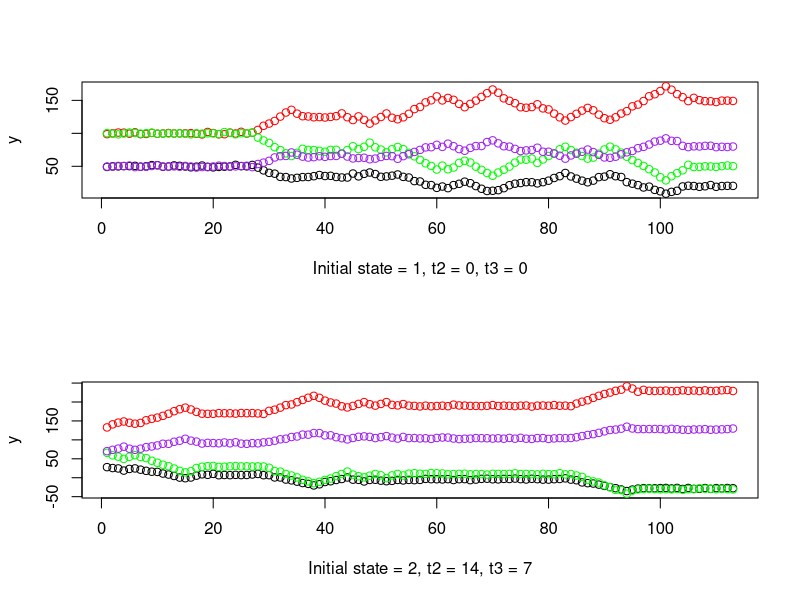
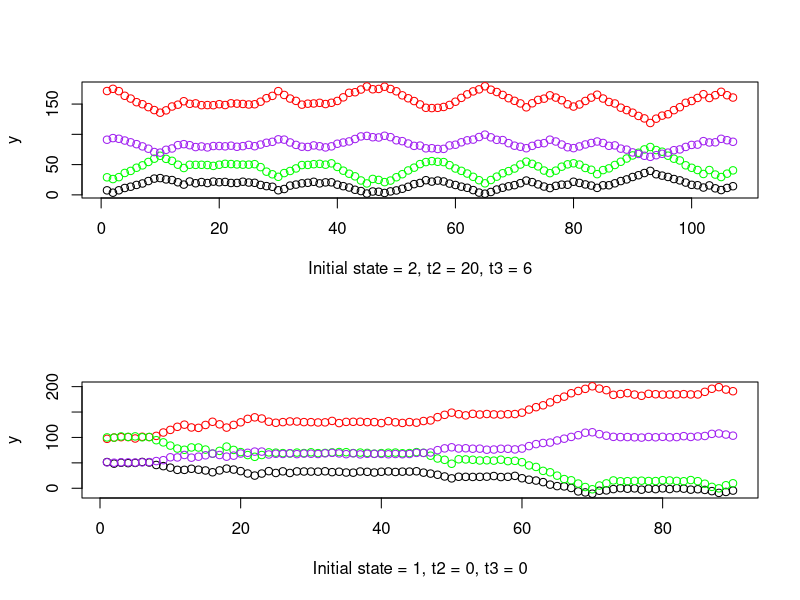
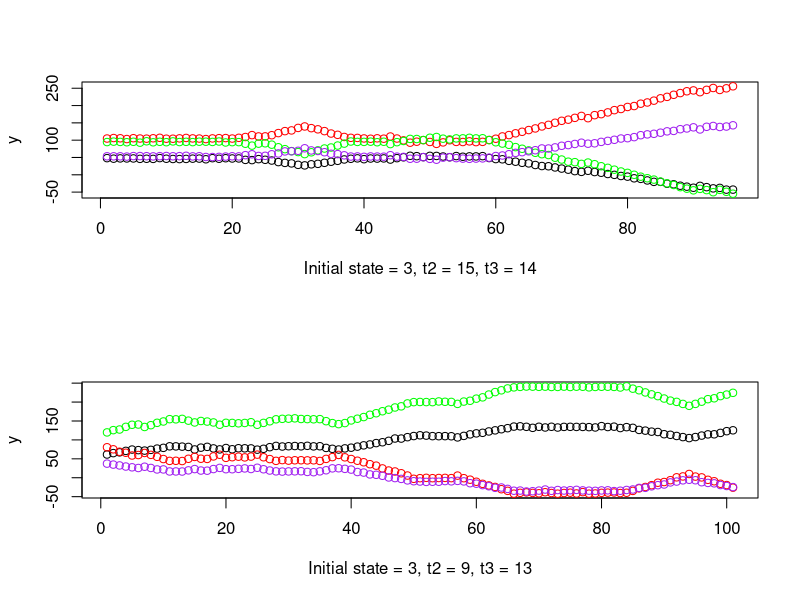
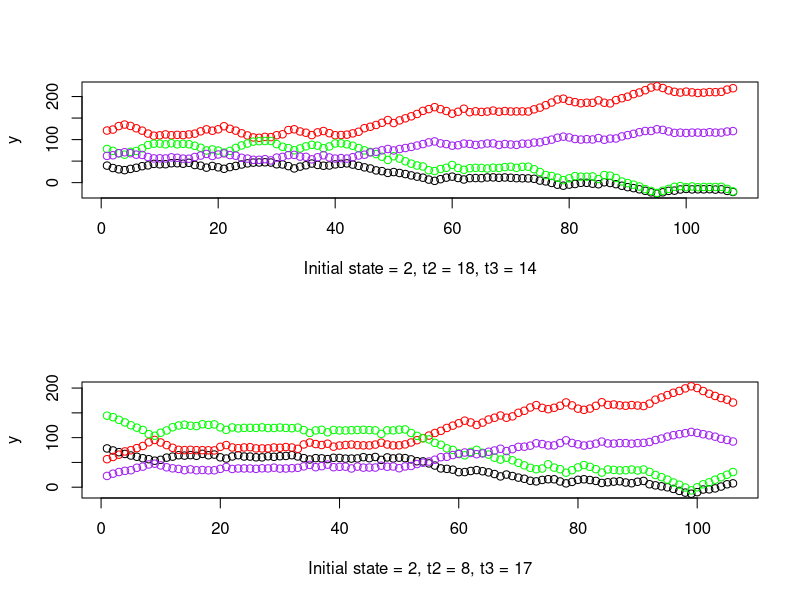
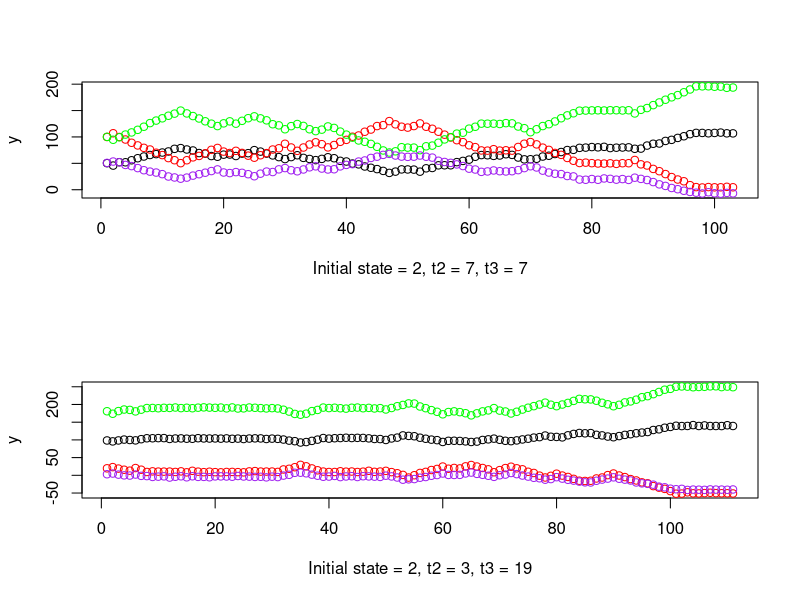
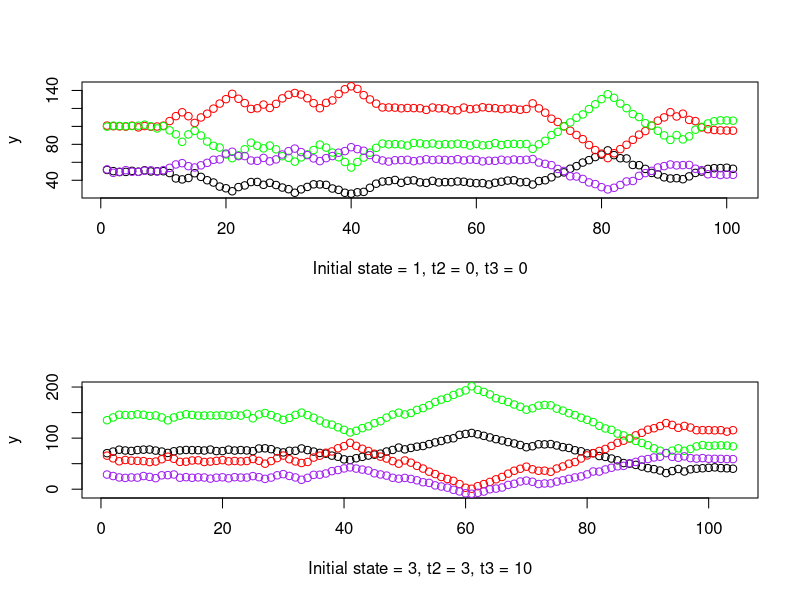
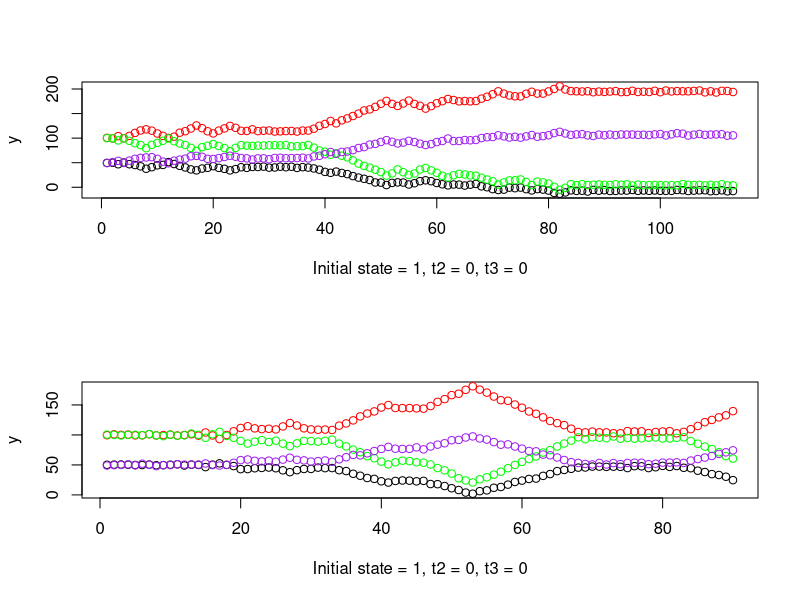
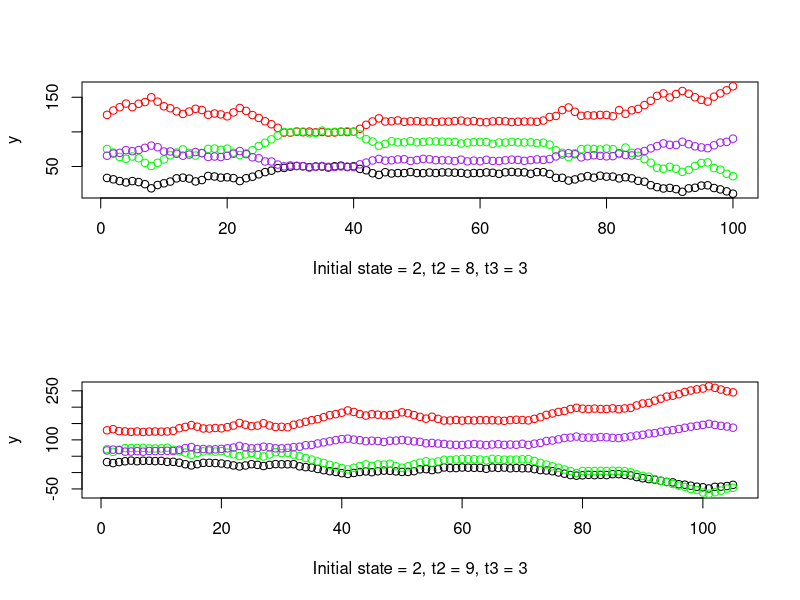

Recreate these plots in R, in order. (Note: this script raises an error after producing the figures.)
library(mvtnorm, quietly=T)

# Parameter initialization -----------------------------------------------------
par_index = list()
par_index$alpha = 1:12
par_index$zeta = 13:16
par_index$diag_R = 17:20
par_index$init = 21:22

par = rep(0, tail(par_index$init, 1))
par[par_index$alpha] = c( 50, -3,  3,
                         100,  5, -5,
                         100, -5,  5,
                          50,  3, -3)
par[par_index$zeta] = c(-2, -1, -1.5, -1.5)
par[par_index$diag_R] = c(0, 0, 0, 0)
par[par_index$init] = c(0, 0)

N = 1000
n_state = 3

# Defining parameter objects ---------------------------------------------------
alpha = matrix(par[par_index$alpha], nrow = 3)
zeta = par[par_index$zeta]
R = diag(exp(par[par_index$diag_R]))
logit_prob = c(1, exp(par[par_index$init]))
init_prob = logit_prob / sum(logit_prob)

qz = exp(zeta)
Q = matrix(c(    1, qz[1],     0,
                 0,     1, qz[2],
             qz[3], qz[4],     1), ncol=3, byrow=T)

P = Q / rowSums(Q)

# Simulate multiple datasets ---------------------------------------------------
for(seed_num in 1:100) {
    
    print(paste0("Data set number: ", seed_num))
    set.seed(seed_num)
    
    if(seed_num == 1) {
        pdf("Plots/sim_data.pdf")
        par(mfrow=c(2,1))
    }
    data_format = NULL
    for(i in 1:N) {
        m_i = rpois(n = 1, lambda = 150)
        n_i = rpois(n = 1, lambda = 100)

        # Ensure m_i >= n_i
        while(m_i < n_i) {
            m_i = rpois(n = 1, lambda = 150)
            n_i = rpois(n = 1, lambda = 100)
        }

        big_b_i = rep(NA, m_i)
        b_i     = rep(NA, n_i)
        y_i     = matrix(nrow = n_i, ncol = 4)
        
        # Sample the latent states
        big_b_i[1] = 1
        for(k in 2:m_i) {
            big_b_i[k] = sample(1:n_state, size = 1, prob=P[big_b_i[k-1],])
        }

        # Take the last n_i steps
        b_i = tail(big_b_i, n_i)

        # Sample the observations
        g_0 = rep(0, ncol(y_i))
        t_2 = 0
        t_3 = 0
        max_t = 20
        for(k in 1:n_i) {
            # Mean structure that allows for transitions before initial time ---
            mean_k = rep(0, ncol(y_i))
            if(k == 1) {
                if(b_i[k] == 2) {
                    t_3 = sample(0:max_t, size = 1)
                    if(t_3 > 0) {
                        t_2 = sample(2:max_t, size = 1)
                    } else {
                        t_2 = sample(1:max_t, size = 1)
                    }
                } else if(b_i[k] == 3) {
                    t_2 = sample(1:max_t, size = 1)
                    t_3 = sample(1:max_t, size = 1)
                }
                g_0 = alpha[1,] + t_2 * alpha[2, ] + t_3 * alpha[3, ]
                mean_k = g_0
            } else {
                mean_k = g_0 + sum(b_i[2:k] == 2) * alpha[2, ] + sum(b_i[2:k] == 3) * alpha[3, ]
            }
            
            # # Mean structure like in real data analysis ------------------------
            # mean_k = alpha[1,] + sum(b_i[1:k] == 2) * alpha[2, ] + sum(b_i[1:k] == 3) * alpha[3, ]
            
            y_i[k, ] = rmvnorm(n = 1, mean = mean_k, sigma = R)
        }
        
        sub_i = cbind(i, y_i, b_i, t_2, t_3)
        data_format = rbind(data_format, sub_i)
        
        if(seed_num == 1 & i <= 50) {
            y_bounds = c(min(c(y_i)), max(c(y_i)))
            plot(1:n_i, y_i[,1], ylim = y_bounds, ylab = "y", 
                 xlab = paste0("Initial state = ", b_i[1], ", t2 = ", t_2, ", t3 = ", t_3))
            points(1:n_i, y_i[,2], col = 'red')
            points(1:n_i, y_i[,3], col = 'green')
            points(1:n_i, y_i[,4], col = 'purple')    
        }
    }
    if(seed_num == 1) dev.off()
    
    colnames(data_format) = c("id", "y1", "y2", "y3", "y4", "state", "t2", "t3")
    save(data_format, file = paste0('Data/data_format', seed_num, '.rda'))    

    # Transition frequencies for the simulated data set ------------------------
    nTrans_sim = matrix(0, nrow = n_state, ncol = n_state)
    for(i in unique(data_format[,"id"])){
    	subject <- data_format[data_format[,"id"]==i,,drop=FALSE]
    	for(k in 2:nrow(subject)) {
    	    nTrans_sim[subject[k-1, "state"], subject[k, "state"]] = 
    	        nTrans_sim[subject[k-1, "state"], subject[k, "state"]] + 1 
    	}
    }
    
    change_states = c(nTrans_sim[1,2], nTrans_sim[2,3], nTrans_sim[3,1], nTrans_sim[3,2])
    print("All observed transitions: ")
    print(nTrans_sim)
    cat('Transition fequencies = ', change_states / sum(change_states),'\n')
    cat('Transition counts     = ', change_states,'\n')
}
